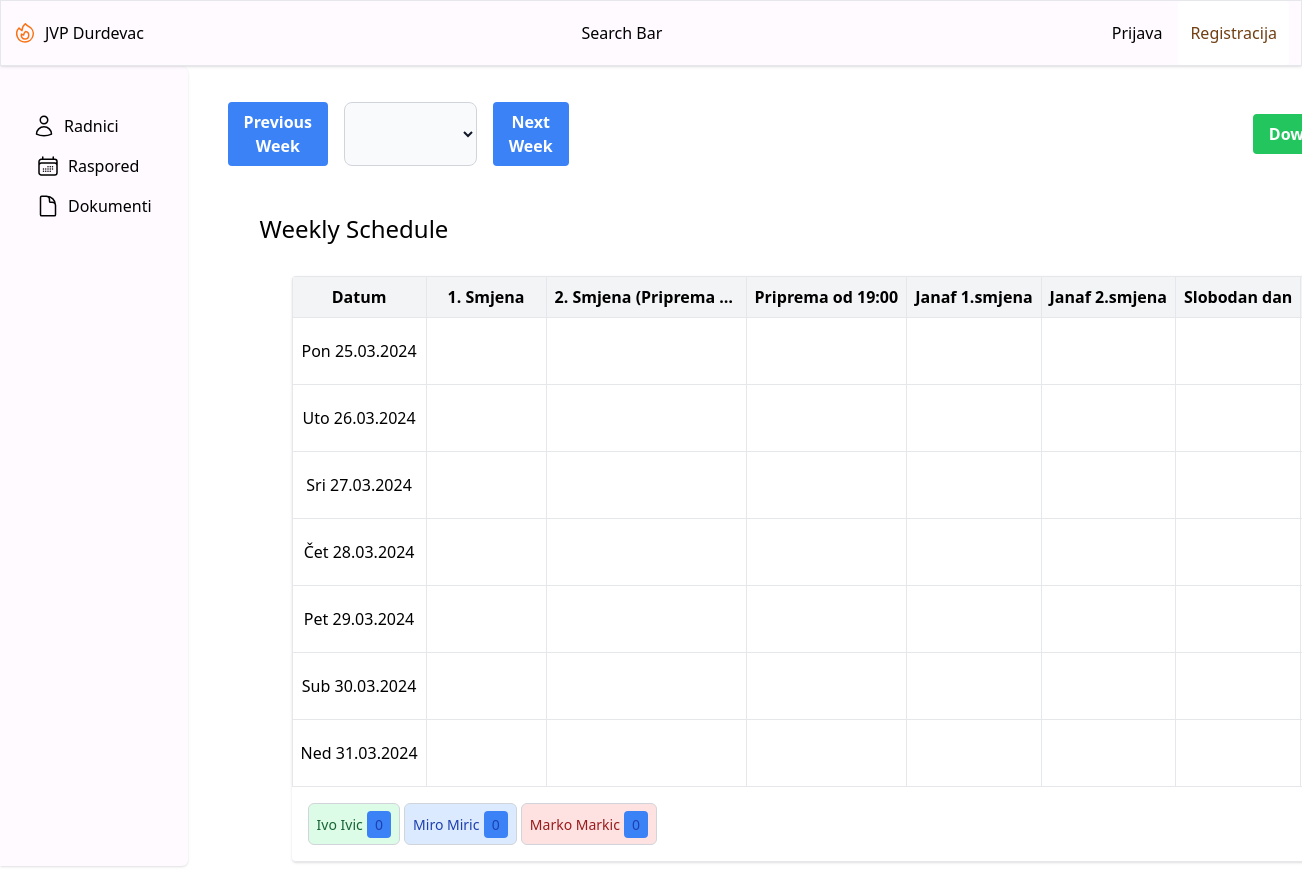
Page /schedule/ on the committed database.
### scheduler/models.py (models this page shows, shortened)
class ShiftType(models.Model):
    name = models.CharField(max_length=100)
    start_time = models.TimeField(null=True, blank=True)
    end_time = models.TimeField(null=True, blank=True)
    description = models.TextField(blank=True)

class Employee(models.Model):
    name = models.CharField(max_length=100)
    surname = models.CharField(max_length=100)
    role = models.CharField(max_length=100)
    group = models.CharField(max_length=100)

### scheduler/views.py (the view)
# urls.py: path('schedule/', schedule_view, name='schedule_view'),
def schedule_view(request):
    start_date_str = request.GET.get('week_start')
    if start_date_str:
        start_date = datetime.strptime(start_date_str, '%Y-%m-%d').date()
    else:
        today = date.today()
        start_date = today - timedelta(days=today.weekday())  # Ensure we start on Monday
    week_dates = get_week_dates(start_date)
    shift_types = ShiftType.objects.all()
    schedule_data = {}
    for day in week_dates:
        day_key = day.strftime('%Y-%m-%d')
        schedule_data[day_key] = {}
        for shift_type in shift_types:
            entry = ScheduleEntry.objects.filter(date=day, shift_type=shift_type).first()
            schedule_data[day_key][shift_type.id] = entry
    context = {
        'week_dates': week_dates,
        'shift_types': shift_types,
        'schedule_data': schedule_data,
        'employees': Employee.objects.all(),
    }
    if is_ajax(request):
        schedule_grid_html = render_to_string('scheduler/scheduler_grid_inner.html', context, request)
        return HttpResponse(schedule_grid_html)
    return render(request, 'scheduler/schedule_grid.html', context)

### scheduler/templatetags/custom_filters.py (called while the page is built)
@register.filter(name='translate_day')
def translate_day(value):
    return DAY_TRANSLATIONS.get(value[:3], value)

### scheduler/templatetags/custom_templates.py (called while the page is built)
@register.filter(name='get_item')
def get_item(dictionary, key):
    if dictionary is None:
        return None
    return dictionary.get(str(key))

### scheduler/views.py (called while the page is built)
def is_ajax(request):
    return request.headers.get('x-requested-with') == 'XMLHttpRequest'

def get_week_dates(start_date):
    return [start_date + timedelta(days=i) for i in range(7)]

### scheduler/templates/scheduler/schedule_grid.html (shortened to what this page needs)
{% extends 'base.html' %}
{% load custom_templates %}
{% block content %}
<body>
  <div class="schedule-navigation flex justify-between items-center my-4">
    <div class="flex gap-4">
      <button id="prev-week" class="bg-blue-500 hover:bg-blue-700 text-white font-bold py-2 px-4 rounded">
        Previous Week
      </button>
      <select id="month-select" class="bg-gray-50 border border-gray-300 text-gray-900 text-sm rounded-lg focus:ring-blue-500 focus:border-blue-500 block w-full p-2.5">
      </select>
      <button id="next-week" class="bg-blue-500 hover:bg-blue-700 text-white font-bold py-2 px-4 rounded">
        Next Week
      </button>
    </div>
    <a href="{% url 'download_schedule' %}" class="bg-green-500 hover:bg-green-700 text-white font-bold py-2 px-4 rounded">
      Download Schedule as Excel
    </a>
  </div>
  <div class="container mx-auto px-4 sm:px-8">
    <div class="py-8">
      <div class="flex flex-row mb-1 sm:mb-0 justify-between w-full">
        <h2 class="text-2xl leading-tight">
          Weekly Schedule
        </h2>
      </div>
      <div class="container mx-auto p-4 sm:p-8">
        <div class="shadow overflow-hidden rounded border-b border-gray-200">
          <div id="schedule-grid" data-week-start="{{ week_dates.0|date:'Y-m-d' }}">
            {% include 'scheduler/scheduler_grid_inner.html' %}
          </div>
        <div id="employees-list" class="draggable-elements p-4">
          {% for employee in employees %}
          <div class="employee-block group-{{ employee.group }}" data-employee-id="{{ employee.id }}" data-group="{{ employee.group }}">
            <span class="employee-name">{{ employee.name }} {{ employee.surname }}</span>
            <span class="drop-counter">0</span>
          </div>
          {% endfor %}
        </div>
      </div>
    </div>
  </div>
  </div>
</body>
{% endblock %}

### scheduler/templates/scheduler/scheduler_grid_inner.html (shortened to what this page needs)
{% load custom_templates %}
{% load custom_filters %}
<body>
    <table class="min-w-full leading-normal table-fixed schedule-table">
        <thead class="bg-gray-100">
        <tr>
            <th class="px-4 py-2 border max-w-10">Datum</th>
            {% for shift_type in shift_types %}
            <th class="px-4 py-2 border">{{ shift_type.name }}</th>
            {% endfor %}
        </tr>
        </thead>
        <tbody>
            {% for day in week_dates %}
              <tr class="hover:bg-gray-50">
                <td class="px-4 py-2 border">{{ day|date:"D" | translate_day }} {{ day|date:"d.m.Y" }}</td>
                {% for shift_type in shift_types %}
                  <td class="px-4 py-2 border">
                    <div class="dropzone" data-shift-type-id="{{ shift_type.id }}" data-date="{{ day|date:'Y-m-d' }}">
                    </div>
                  </td>
                {% endfor %}
              </tr>
            {% endfor %}
          </tbody>
    </table>
</body>

### rows in the picture
ShiftType: name "1. Smjena"
ShiftType: name "2. Smjena (Priprema…"
ShiftType: name "Priprema od 19:00"
ShiftType: name "Janaf 1.smjena"
ShiftType: name "Janaf 2.smjena"
ShiftType: name "Slobodan dan"
Employee: name "Ivo", surname "Ivic"
Employee: name "Miro", surname "Miric"
Employee: name "Marko", surname "Markic"

### other values in the picture
{{ day|date:"D" | translate_day }} "Pon" "Uto" "Sri" "Čet" "Pet" "Sub" "Ned"
{{ day|date:"d.m.Y" }} "25.03.2024" "26.03.2024" "27.03.2024" "28.03.2024" "29.03.2024" "30.03.2024" "31.03.2024"
